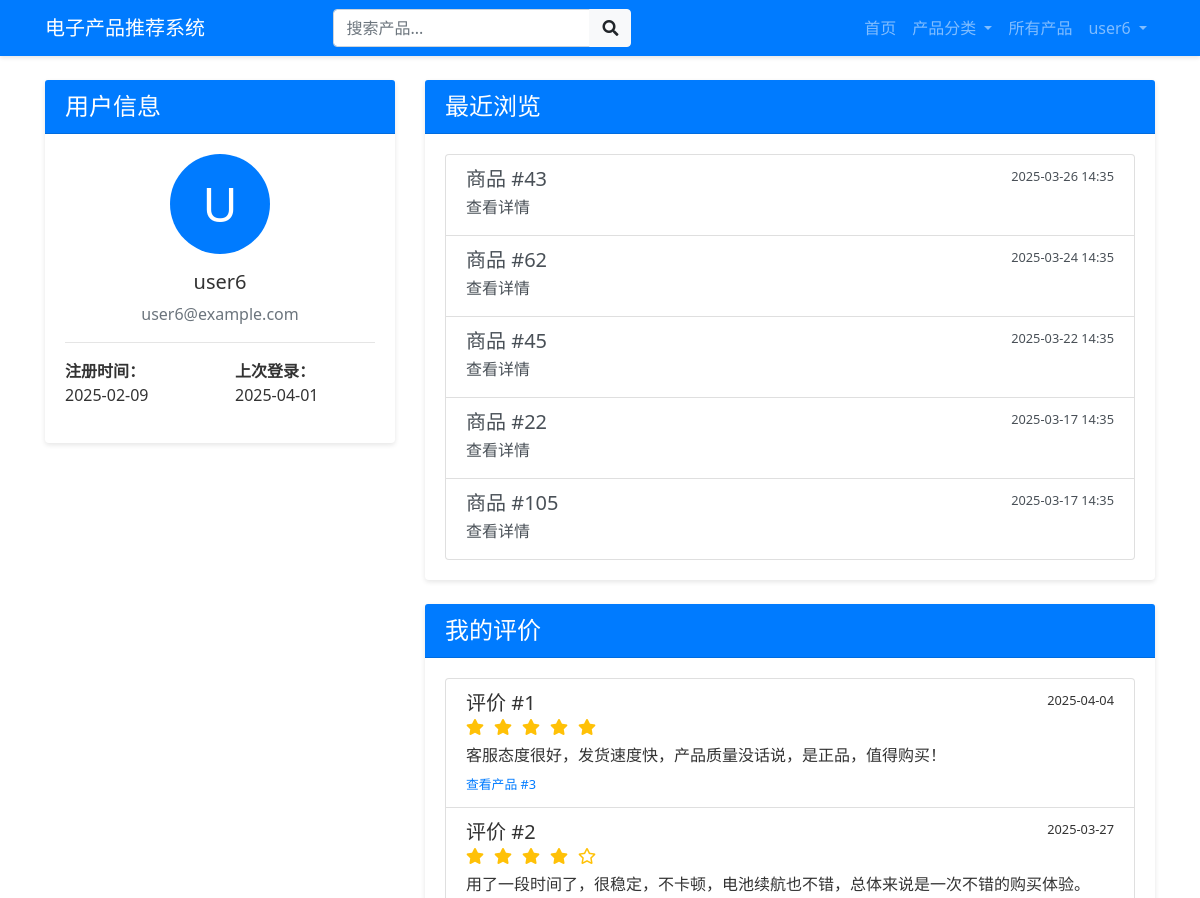
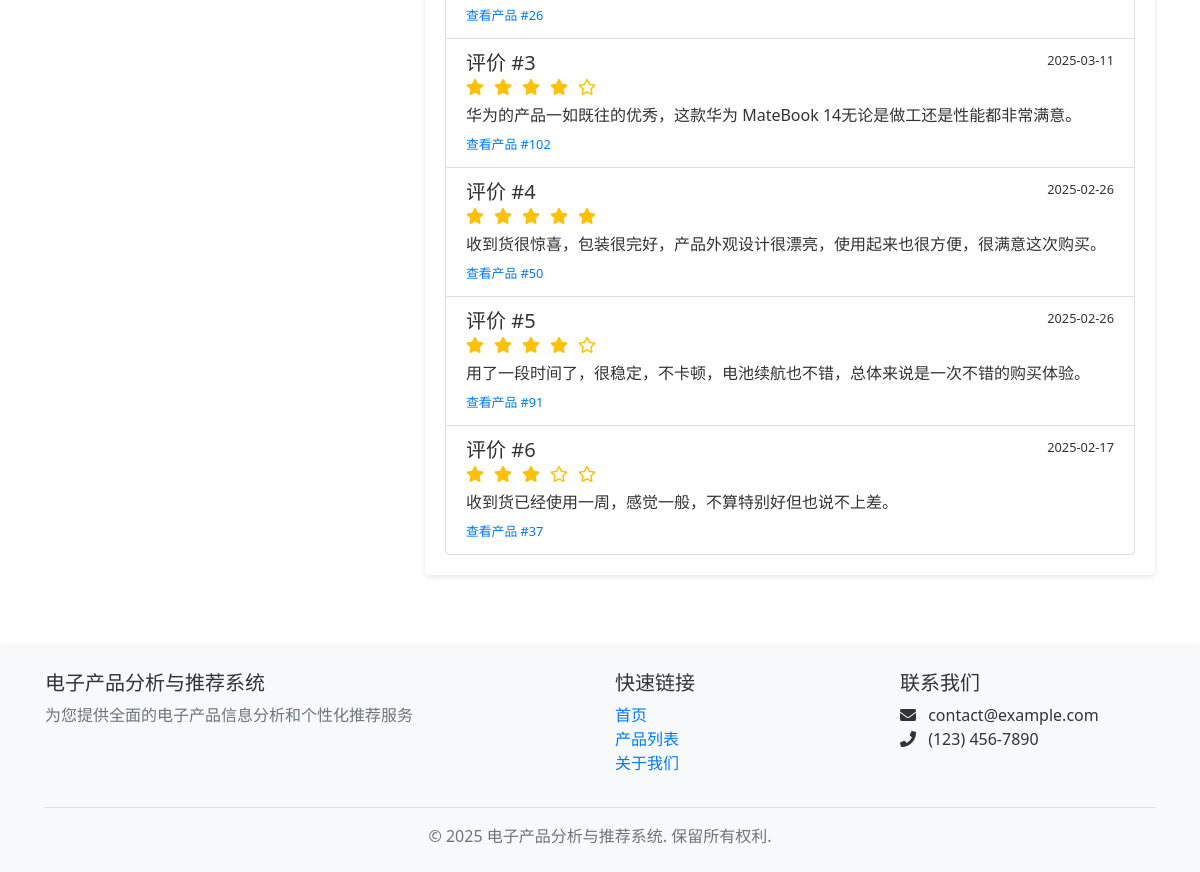
Page /user/profile (signed in) on the committed database (2 pictures, top to bottom).
### models/models.py (models this page shows, shortened)
class User(db.Model):
    __tablename__ = 'users'
    id = db.Column(db.Integer, primary_key=True)
    username = db.Column(db.String(64), unique=True, nullable=False)
    email = db.Column(db.String(120), unique=True, nullable=False)
    password_hash = db.Column(db.String(128), nullable=False)
    register_time = db.Column(db.DateTime, default=datetime.now)
    last_login = db.Column(db.DateTime, default=datetime.now)
    behaviors = db.relationship('UserBehavior', backref='user', lazy='dynamic')

class UserBehavior(db.Model):
    __tablename__ = 'user_behaviors'
    id = db.Column(db.Integer, primary_key=True)
    user_id = db.Column(db.Integer, db.ForeignKey('users.id'))
    product_id = db.Column(db.Integer, db.ForeignKey('products.id'))
    behavior_type = db.Column(db.String(32), nullable=False)  # 浏览/收藏/加购/购买
    created_at = db.Column(db.DateTime, default=datetime.now)

class UserReview(db.Model):
    __tablename__ = 'user_reviews'
    id = db.Column(db.Integer, primary_key=True)
    user_id = db.Column(db.Integer, db.ForeignKey('users.id'))
    product_id = db.Column(db.Integer, db.ForeignKey('products.id'), nullable=False)
    rating = db.Column(db.Integer)  # 1-5星
    content = db.Column(db.Text)
    sentiment = db.Column(db.Float, default=0.0)  # 情感分析结果
    created_at = db.Column(db.DateTime, default=datetime.now)
    sentiment_score = db.Column(db.Float, default=0.0)  # 总体情感得分
    emotion_dimensions = db.Column(db.Text)  # JSON存储情感维度
    user = db.relationship('User', backref=db.backref('reviews', lazy='dynamic'))

### app.py (the view)
@app.route('/user/profile')
@login_required
def user_profile():
    user = User.query.get(session['user_id'])
    behaviors = UserBehavior.query.filter_by(user_id=user.id).order_by(UserBehavior.created_at.desc()).limit(20).all()
    reviews = UserReview.query.filter_by(user_id=user.id).order_by(UserReview.created_at.desc()).all()
    return render_template('user_profile.html',
                          user=user,
                          behaviors=behaviors,
                          reviews=reviews)

### app.py (called while the page is built)
def login_required(f):
    @wraps(f)
    def decorated_function(*args, **kwargs):
        if 'user_id' not in session:
            flash('请先登录', 'warning')
            return redirect(url_for('login'))
        return f(*args, **kwargs)
    return decorated_function

### templates/user_profile.html (shortened to what this page needs)
{% extends "layout.html" %}
{% block content %}
<div class="row">
    <div class="col-md-4">
        <div class="card mb-4">
            <div class="card-header bg-primary text-white">
                <h4 class="mb-0">用户信息</h4>
            </div>
            <div class="card-body">
                <div class="text-center mb-3">
                    <div class="bg-primary text-white rounded-circle d-flex align-items-center justify-content-center mx-auto" style="width: 100px; height: 100px; font-size: 48px;">
                        {{ user.username[0]|upper }}
                    </div>
                </div>
                <h5 class="text-center">{{ user.username }}</h5>
                <p class="text-center text-muted">{{ user.email }}</p>
                <hr>
                <div class="row">
                    <div class="col-6">
                        <p><strong>注册时间：</strong><br>{{ user.register_time.strftime('%Y-%m-%d') }}</p>
                    </div>
                    <div class="col-6">
                        <p><strong>上次登录：</strong><br>{{ user.last_login.strftime('%Y-%m-%d') }}</p>
                    </div>
                </div>
            </div>
        </div>
    </div>
    <div class="col-md-8">
        <div class="card mb-4">
            <div class="card-header bg-primary text-white">
                <h4 class="mb-0">最近浏览</h4>
            </div>
            <div class="card-body">
                {% if behaviors %}
                <div class="list-group">
                    {% for behavior in behaviors %}
                    {% if behavior.behavior_type == '浏览' %}
                    <a href="{{ url_for('product_detail', product_id=behavior.product_id) }}" class="list-group-item list-group-item-action">
                        <div class="d-flex w-100 justify-content-between">
                            <h5 class="mb-1">商品 #{{ behavior.product_id }}</h5>
                            <small>{{ behavior.created_at.strftime('%Y-%m-%d %H:%M') }}</small>
                        </div>
                        <p class="mb-1">查看详情</p>
                    </a>
                    {% endif %}
                    {% endfor %}
                </div>
                {% else %}
                <div class="text-center py-4">
                    <i class="far fa-eye-slash fa-3x text-muted mb-3"></i>
                    <p class="lead">暂无浏览记录</p>
                </div>
                {% endif %}
            </div>
        </div>
        <div class="card">
            <div class="card-header bg-primary text-white">
                <h4 class="mb-0">我的评价</h4>
            </div>
            <div class="card-body">
                {% if reviews %}
                <div class="list-group">
                    {% for review in reviews %}
                    <div class="list-group-item">
                        <div class="d-flex w-100 justify-content-between">
                            <h5 class="mb-1">评价 #{{ loop.index }}</h5>
                            <small>{{ review.created_at.strftime('%Y-%m-%d') }}</small>
                        </div>
                        <div class="rating mb-2">
                            {% for i in range(5) %}
                            <i class="{% if i < review.rating %}fas{% else %}far{% endif %} fa-star text-warning"></i>
                            {% endfor %}
                        </div>
                        <p class="mb-1">{{ review.content }}</p>
                        <small class="text-muted">
                            <a href="{{ url_for('product_detail', product_id=review.product_id) }}">查看产品 #{{ review.product_id }}</a>
                        </small>
                    </div>
                    {% endfor %}
                </div>
                {% else %}
                <div class="text-center py-4">
                    <i class="far fa-comment-dots fa-3x text-muted mb-3"></i>
                    <p class="lead">暂无评价记录</p>
                </div>
                {% endif %}
            </div>
        </div>
    </div>
</div>
{% endblock %}

### templates/layout.html (shortened to what this page needs)
<!DOCTYPE html>
<html lang="zh-CN">
<head>
    <link rel="stylesheet" href="https://cdn.jsdelivr.net/npm/bootstrap@4.6.0/dist/css/bootstrap.min.css">
    <link rel="stylesheet" href="https://cdnjs.cloudflare.com/ajax/libs/font-awesome/5.15.3/css/all.min.css">
    <link rel="stylesheet" href="{{ url_for('static', filename='css/style.css') }}">
</head>
<body>
    <nav class="navbar navbar-expand-lg navbar-dark bg-primary">
        <div class="container">
            <a class="navbar-brand" href="{{ url_for('index') }}">电子产品推荐系统</a>
            <div class="collapse navbar-collapse" id="navbarContent">
                <form class="form-inline mx-auto" action="{{ url_for('search') }}" method="GET">
                    <div class="input-group">
                        <input type="text" class="form-control" name="q" placeholder="搜索产品...">
                        <div class="input-group-append">
                            <button class="btn btn-light" type="submit">
                                <i class="fas fa-search"></i>
                            </button>
                        </div>
                    </div>
                </form>
                <ul class="navbar-nav ml-auto">
                    <li class="nav-item">
                        <a class="nav-link" href="{{ url_for('index') }}">首页</a>
                    </li>
                    <li class="nav-item dropdown">
                        <a class="nav-link dropdown-toggle" href="#" id="navbarDropdown" role="button" data-toggle="dropdown">
                            产品分类
                        </a>
                    </li>
                    <li class="nav-item">
                        <a class="nav-link" href="{{ url_for('products') }}">所有产品</a>
                    </li>
                </ul>
                <ul class="navbar-nav">
                    {% if session.get('user_id') %}
                    <li class="nav-item dropdown">
                        <a class="nav-link dropdown-toggle" href="#" id="userDropdown" role="button" data-toggle="dropdown">
                            {{ session.get('username') }}
                        </a>
                    </li>
                    {% endif %}
                </ul>
            </div>
        </div>
    </nav>
    <main class="container py-4">
        {% block content %}{% endblock %}
    </main>
    <footer class="footer bg-light py-4 mt-5">
        <div class="container">
            <div class="row">
                <div class="col-md-6">
                    <h5>电子产品分析与推荐系统</h5>
                    <p class="text-muted">为您提供全面的电子产品信息分析和个性化推荐服务</p>
                </div>
                <div class="col-md-3">
                    <h5>快速链接</h5>
                    <ul class="list-unstyled">
                        <li><a href="{{ url_for('index') }}">首页</a></li>
                        <li><a href="{{ url_for('products') }}">产品列表</a></li>
                        <li><a href="{{ url_for('about') }}">关于我们</a></li>
                    </ul>
                </div>
                <div class="col-md-3">
                    <h5>联系我们</h5>
                    <ul class="list-unstyled">
                        <li><i class="fas fa-envelope mr-2"></i> contact@example.com</li>
                        <li><i class="fas fa-phone mr-2"></i> (123) 456-7890</li>
                    </ul>
                </div>
            </div>
            <hr>
            <div class="text-center">
                <p class="text-muted mb-0">&copy; 2025 电子产品分析与推荐系统. 保留所有权利.</p>
            </div>
        </div>
    </footer>
</body>
</html>

### static/css/style.css (style rules this page uses)
body { font-family: 'Segoe UI', Tahoma, Geneva, Verdana, sans-serif; color: #333; }
.navbar { box-shadow: 0 2px 4px rgba(0, 0, 0, 0.1); }
.card { transition: transform 0.3s, box-shadow 0.3s; border: none; box-shadow: 0 2px 5px rgba(0, 0, 0, 0.1); }
.footer { box-shadow: 0 -2px 4px rgba(0, 0, 0, 0.05); }
.rating { display: flex; gap: 10px; }

### rows in the picture
User: get "user6", username "U", username "user6", email "user6@example.com", register_time "2025-02-09", last_login "2025-04-01"
UserBehavior: product_id "43", created_at "2025-03-26 14:35"
UserBehavior: product_id "62", created_at "2025-03-24 14:35"
UserBehavior: product_id "45", created_at "2025-03-22 14:35"
UserBehavior: product_id "22", created_at "2025-03-17 14:35"
UserBehavior: product_id "105", created_at "2025-03-17 14:35"
UserReview: created_at "2025-04-04", rating 5 (drawn), content "客服态度很好，发货速度快，产品质量没话说，是正品，值得购买！", product_id "3"
UserReview: created_at "2025-03-27", rating 4 (drawn), content "用了一段时间了，很稳定，不卡顿，电池续航也不错，总体来说是一次不错的购买体验。", product_id "26"
UserReview: created_at "2025-03-11", rating 4 (drawn), content "华为的产品一如既往的优秀，这款华为 MateBook 14无论是做工还是性能都非常满意。", product_id "102"
UserReview: created_at "2025-02-26", rating 5 (drawn), content "收到货很惊喜，包装很完好，产品外观设计很漂亮，使用起来也很方便，很满意这次购买。", product_id "50"
UserReview: created_at "2025-02-26", rating 4 (drawn), content "用了一段时间了，很稳定，不卡顿，电池续航也不错，总体来说是一次不错的购买体验。", product_id "91"
UserReview: created_at "2025-02-17", rating 3 (drawn), content "收到货已经使用一周，感觉一般，不算特别好但也说不上差。", product_id "37"
